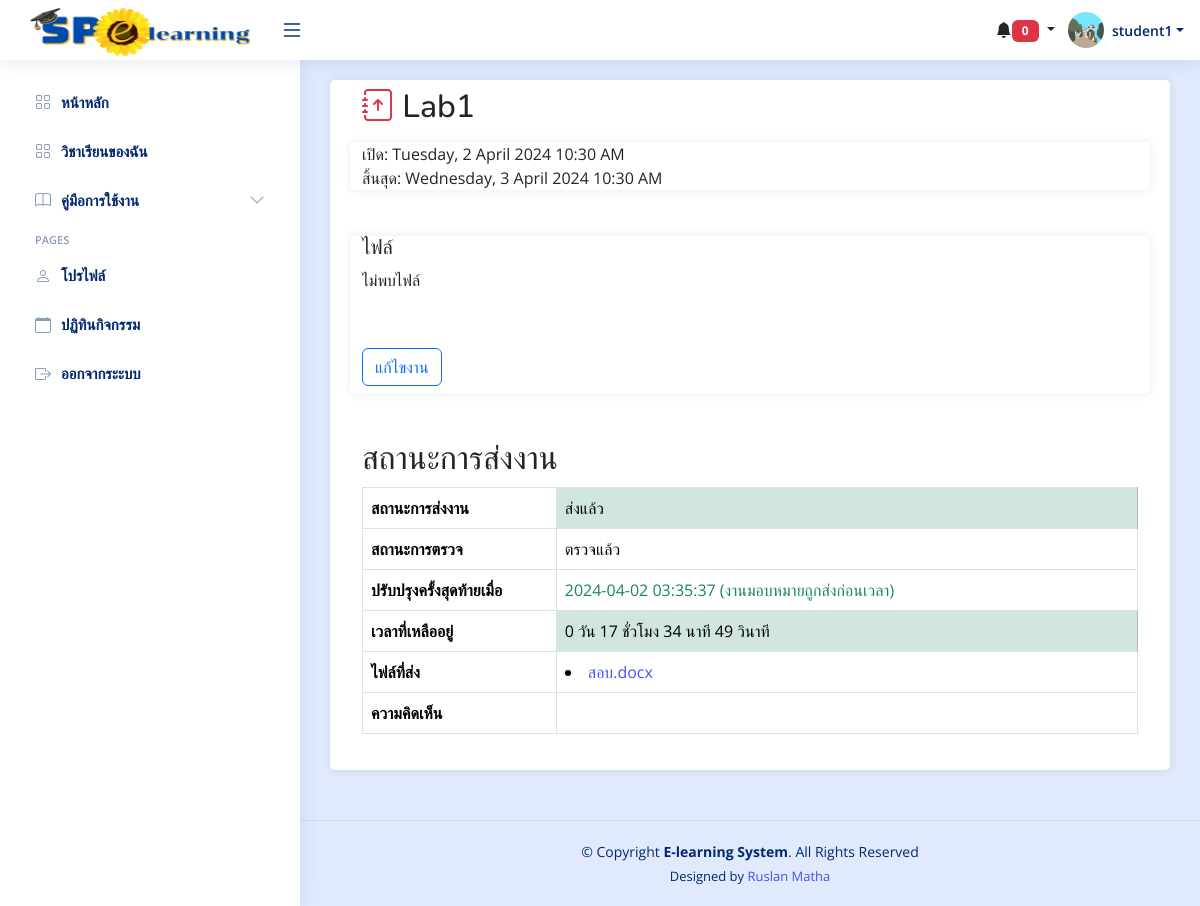
/student/status_assignment.php?assignment_id=1 (signed in), run on the app's committed database.
### tables this page shows
CREATE TABLE `students` (
  `s_id` int(11) NOT NULL,
  `username` varchar(255) NOT NULL,
  `password` varchar(255) NOT NULL,
  `first_name` varchar(255) NOT NULL,
  `last_name` varchar(255) NOT NULL,
  `gender` varchar(50) NOT NULL,
  `classroom` varchar(50) NOT NULL,
  `year` int(10) NOT NULL,
  `image` varchar(255) NOT NULL
);

CREATE TABLE `assignments` (
  `assignment_id` int(11) NOT NULL,
  `lesson_id` int(11) DEFAULT NULL,
  `title` varchar(255) DEFAULT NULL,
  `description` text DEFAULT NULL,
  `deadline` datetime DEFAULT NULL,
  `file_path` varchar(255) DEFAULT NULL,
  `open_time` datetime DEFAULT NULL,
  `close_time` datetime DEFAULT NULL,
  `status` enum('open','closed') DEFAULT 'open',
  `file_name` varchar(255) NOT NULL,
  `course_id` int(11) NOT NULL
);

CREATE TABLE `submitted_assignments` (
  `id` int(11) NOT NULL,
  `student_id` int(11) NOT NULL,
  `last_updated` timestamp NOT NULL DEFAULT current_timestamp() ON UPDATE current_timestamp(),
  `status` enum('ตรวจแล้ว','ยังไม่ตรวจ') NOT NULL DEFAULT 'ยังไม่ตรวจ',
  `assignment_id` int(11) NOT NULL,
  `submitted_file` varchar(255) NOT NULL,
  `submitted_datetime` timestamp NOT NULL DEFAULT current_timestamp(),
  `comment` varchar(1000) NOT NULL
);

### student/status_assignment.php (the view, shortened to what this page needs)
<?php
include('../connections/connection.php');
$user_id = $_SESSION['user_id'];
$stmt = $db->prepare("SELECT * FROM students WHERE s_id = :user_id");
$stmt->bindParam(':user_id', $user_id);
$stmt->execute();
$student = $stmt->fetch(PDO::FETCH_ASSOC);
$assignment_id = $_GET['assignment_id'];
$stmt = $db->prepare("SELECT * FROM assignments WHERE assignment_id = :assignment_id");
$stmt->bindParam(':assignment_id', $assignment_id);
$stmt->execute();
$assignment = $stmt->fetch(PDO::FETCH_ASSOC);
$stmt_submission = $db->prepare("SELECT * FROM submitted_assignments WHERE assignment_id = :assignment_id AND student_id = :student_id");
$stmt_submission->bindParam(':assignment_id', $assignment_id);
$stmt_submission->bindParam(':student_id', $_SESSION['user_id']);
$stmt_submission->execute();
$submission = $stmt_submission->fetch(PDO::FETCH_ASSOC);
if ($submission) {
    $assignment_submission_status = "ส่งแล้ว";
    $status_color = "table-success";
} else {
    $assignment_submission_status = "ยังไม่ส่ง";
    $status_color = "table-danger";
}
$startDateTime = strftime('%A, %e %B %Y %I:%M %p', strtotime($assignment['open_time']));
$endDateTime = strftime('%A, %e %B %Y %I:%M %p', strtotime($assignment['close_time']));
$deadline = new DateTime($assignment['close_time']);
$current_time = new DateTime();
$time_remaining = date_diff($current_time, $deadline);
if ($time_remaining->invert) {
    $time_remaining_text = "เลยกำหนดการส่ง";
    $status_color = "table-danger";
} else {
    $time_remaining_text = $time_remaining->format('%a วัน %H ชั่วโมง %I นาที %S วินาที');
}
?>
<?php include('head.php'); ?>
<body>
    <?php include('header.php'); ?>
    <?php include('sidebar.php'); ?>
    <main id="main" class="main">
        <div class="card overflow-auto">
            <div class="card-body">
                <div class="container">
                    <h2 class="py-2"> <i class="bi bi-journal-arrow-up text-danger"></i> <?php echo $assignment['title']; ?></h2>
                    <div class="row">
                        <div class="card">
                            เปิด: <?php echo $startDateTime; ?><br>
                            สิ้นสุด: <?php echo $endDateTime; ?>
                        </div>
                        <div class="mt-3 card">
                            <h5>ไฟล์</h5>
                            <?php
                            if(isset($_GET['assignment_id'])) {
                                $assignment_id = $_GET['assignment_id'];
                                $stmt_file = $db->prepare("SELECT * FROM assignments WHERE assignment_id = :assignment_id");
                                $stmt_file->bindParam(':assignment_id', $assignment_id);
                                $stmt_file->execute();
                                $assignment = $stmt_file->fetch(PDO::FETCH_ASSOC);
                                if ($assignment) {
                                    $file_name = $assignment['file_name'];
                                    $file_path = $assignment['file_path'];
                                    if (file_exists('../teacher/' . $file_path)) {
                                        echo '<a href="../teacher/' . $file_path . '" download="'.$file_name.'" class="text-decoration-none">'.$file_name.'</a>';
                                    } else {
                                        echo 'ไม่พบไฟล์';
                                    }
                                } else {
                                    echo 'ไม่พบข้อมูลไฟล์';
                                }
                            } else {
                                echo 'ไม่พบ assignment_id ใน URL';
                            }
                            ?>
                        <div class="py-2 mt-5">
                            <?php if ($submission) { ?>
                                <a href="update_assignment.php?assignment_id=<?= $assignment['assignment_id']; ?>" class="btn btn-outline-primary">แก้ไขงาน</a>
                            <?php } else { ?>
                                <a href="submit_assignment.php?assignment_id=<?= $assignment['assignment_id']; ?>" class="btn btn-outline-primary">เพิ่มการส่งงาน</a>
                            <?php } ?>
                        </div>
                    </div>
                    <div class="container mt-3">
                        <h2>สถานะการส่งงาน</h2>
                        <table class="table table-bordered">
                            <tbody>
                                <tr>
                                    <th>สถานะการส่งงาน</th>
                                    <td class="<?php echo $status_color; ?>"><?php echo $assignment_submission_status; ?></td>
                                </tr>
                                <tr>
                                    <th class="col-sm-3">สถานะการตรวจ</th>
                                    <td>
                                        <?php
                                        if ($submission !== false) {
                                            echo $submission['status'];
                                        } else {
                                            echo "ยังไม่มีการตรวจงาน";
                                        }
                                        ?>
                                    </td>
                                </tr>
                                <tr>
                                    <th>ปรับปรุงครั้งสุดท้ายเมื่อ</th>
                                    <td>
                                        <?php
                                        if ($submission !== false) {
                                            if ($current_time < $deadline) {
                                                echo "<span class='text-success'>" . $submission['last_updated'] . " (งานมอบหมายถูกส่งก่อนเวลา)</span>";
                                            } else {
                                                echo "<span class='text-danger'>" . $submission['last_updated'] . " (งานมอบหมายส่งหลังเวลา)</span>";
                                            }
                                        } else {
                                            echo "-";
                                        }
                                        ?>
                                    </td>
                                </tr>
                                <tr>
                                    <th>เวลาที่เหลืออยู่</th>
                                    <td class="<?php echo $status_color; ?>"><?php echo $time_remaining_text; ?></td>
                                </tr>
                                <tr>
                                <th>ไฟล์ที่ส่ง</th>
                                <td>
                                    <?php
                                    $stmt_files = $db->prepare("SELECT * FROM submitted_assignments WHERE assignment_id = :assignment_id AND student_id = :student_id");
                                    $stmt_files->bindParam(':assignment_id', $assignment_id);
                                    $stmt_files->bindParam(':student_id', $user_id);
                                    $stmt_files->execute();
                                    $files = $stmt_files->fetchAll(PDO::FETCH_ASSOC);
                                    foreach ($files as $file) {
                                        echo "<li><a href='../student/uploads/{$submission['submitted_file']}' download>{$submission['submitted_file']}</a></li>";
                                    }
                                    ?>
                                </td>
                            </tr>
                            <tr>
                            <th>ความคิดเห็น</th>
                            <td>
                            </td>
                        </tr>
                            </tbody>
                        </table>
                    </div>
                </div>
            </div>
        </div>
    </main>
    <?php include('footer.php'); ?>
</body>
</html>

### student/header.php (shortened to what this page needs)
<header id="header" class="header fixed-top d-flex align-items-center">
<div class="d-flex align-items-center justify-content-between">
  <a href="index.php" >
    <img src="../uploads/img/logo.png" alt="" style="width: 250px; height: 60px;">
  </a>
  <i class="bi bi-list toggle-sidebar-btn" style="font-size: 24px;"></i>
</div>
<nav class="header-nav ms-auto">
  <ul class="d-flex align-items-center">
<div class="dropdown d-none d-md-block">
  <button class="btn dropdown-toggle" type="button" id="notificationDropdown" data-bs-toggle="dropdown" aria-expanded="false">
    <i class="bi bi-bell-fill"></i><span class="badge bg-danger" id="notificationCount">0</span>
  </button>
</div>
    <li class="nav-item dropdown pe-3">
      <a class="nav-link nav-profile d-flex align-items-center pe-0" href="#" data-bs-toggle="dropdown">
                  <?php if (!empty($student['image'])): ?>
                  <?php
                  $imagePath = 'images/' . $student['image'];
                  ?>
                  <img src="<?php echo $imagePath; ?>" alt="Profile" class="rounded-circle">
              <?php else: ?>
                  <img src="images/Default.png" alt="Default Profile" class="rounded-circle">
              <?php endif; ?>
        <span class="d-none d-md-block dropdown-toggle ps-2"><?php echo $student['first_name'];?></span>
      </a>
    </li>
  </ul>
</nav>
</header>

### student/css/style.css (style rules this page uses)
:root { scroll-behavior: smooth; }
a { color: #4154f1; text-decoration: none; }
h1, h2, h3, h4, h5, h6 { font-family: "Nunito", sans-serif; }
#main { margin-top: 60px; padding: 20px 30px; transition: all 0.3s; }
.header { transition: all 0.5s; z-index: 997; height: 60px; box-shadow: 0px 2px 20px rgba(1, 41, 112, 0.1); background-color: #fff; padding-left: 20px; }
.header .toggle-sidebar-btn { font-size: 32px; padding-left: 10px; cursor: pointer; color: #012970; }
@media (min-width: 1200px) { #main, #footer { margin-left: 300px; } }

### student/head.php (style rules this page uses)
body { font-family: "Open Sans", sans-serif; background-color: #e1eafc; }
.badge { font-weight: bold; text-transform: uppercase; padding: 5px 10px; min-width: 19px; }
.header-nav ul { list-style: none; }
.header-nav>ul { margin: 0; padding: 0; }
.header-nav .nav-profile { color: #012970; }
.header-nav .nav-profile img { max-height: 36px; }
.header-nav .nav-profile span { font-size: 14px; font-weight: 600; }
.card { margin-bottom: 30px; border: none; border-radius: 5px; box-shadow: 0px 0px 10px rgba(1, 41, 112, 0.1); background-color: #fff; }
.card-body { padding: 0 20px 20px 20px; }

### data on the page
students: image (picture), first_name "student1"
assignments: title "Lab1", open_time "Tuesday, 2 April 2024 10:30 AM", close_time "Wednesday, 3 April 2024 10:30 AM", close_time "0 วัน 17 ชั่วโมง 34 นาที 49 วินาที"
submitted_assignments: status "ตรวจแล้ว", last_updated "2024-04-02 03:35:37", submitted_file "สอบ.docx"

### other printed values
$assignment_submission_status "ส่งแล้ว"
